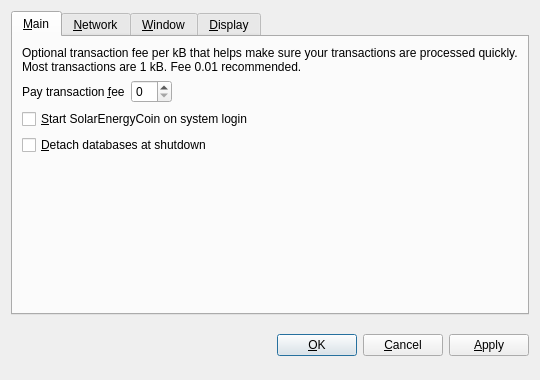
<?xml version="1.0" encoding="UTF-8"?>
<ui version="4.0">
 <class>OptionsDialog</class>
 <widget class="QDialog" name="OptionsDialog">
  <property name="geometry">
   <rect>
    <x>0</x>
    <y>0</y>
    <width>540</width>
    <height>380</height>
   </rect>
  </property>
  <property name="windowTitle">
   <string>Options</string>
  </property>
  <property name="modal">
   <bool>true</bool>
  </property>
  <layout class="QVBoxLayout" name="verticalLayout">
   <item>
    <widget class="QTabWidget" name="tabWidget">
     <property name="tabPosition">
      <enum>QTabWidget::North</enum>
     </property>
     <property name="currentIndex">
      <number>0</number>
     </property>
     <widget class="QWidget" name="tabMain">
      <attribute name="title">
       <string>&amp;Main</string>
      </attribute>
      <layout class="QVBoxLayout" name="verticalLayout_Main">
       <item>
        <widget class="QLabel" name="transactionFeeInfoLabel">
         <property name="text">
          <string>Optional transaction fee per kB that helps make sure your transactions are processed quickly. Most transactions are 1 kB. Fee 0.01 recommended.</string>
         </property>
         <property name="textFormat">
          <enum>Qt::PlainText</enum>
         </property>
         <property name="wordWrap">
          <bool>true</bool>
         </property>
        </widget>
       </item>
       <item>
        <layout class="QHBoxLayout" name="horizontalLayout_Main">
         <item>
          <widget class="QLabel" name="transactionFeeLabel">
           <property name="text">
            <string>Pay transaction &amp;fee</string>
           </property>
           <property name="textFormat">
            <enum>Qt::PlainText</enum>
           </property>
           <property name="buddy">
            <cstring>transactionFee</cstring>
           </property>
          </widget>
         </item>
         <item>
          <widget class="BitcoinAmountField" name="transactionFee"/>
         </item>
         <item>
          <spacer name="horizontalSpacer_Main">
           <property name="orientation">
            <enum>Qt::Horizontal</enum>
           </property>
           <property name="sizeHint" stdset="0">
            <size>
             <width>40</width>
             <height>20</height>
            </size>
           </property>
          </spacer>
         </item>
        </layout>
       </item>
       <item>
        <widget class="QCheckBox" name="bitcoinAtStartup">
         <property name="toolTip">
          <string>Automatically start SolarEnergyCoin after logging in to the system.</string>
         </property>
         <property name="text">
          <string>&amp;Start SolarEnergyCoin on system login</string>
         </property>
        </widget>
       </item>
       <item>
        <widget class="QCheckBox" name="detachDatabases">
         <property name="toolTip">
          <string>Detach block and address databases at shutdown. This means they can be moved to another data directory, but it slows down shutdown. The wallet is always detached.</string>
         </property>
         <property name="text">
          <string>&amp;Detach databases at shutdown</string>
         </property>
        </widget>
       </item>
       <item>
        <spacer name="verticalSpacer_Main">
         <property name="orientation">
          <enum>Qt::Vertical</enum>
         </property>
         <property name="sizeHint" stdset="0">
          <size>
           <width>20</width>
           <height>40</height>
          </size>
         </property>
        </spacer>
       </item>
      </layout>
     </widget>
     <widget class="QWidget" name="tabNetwork">
      <attribute name="title">
       <string>&amp;Network</string>
      </attribute>
      <layout class="QVBoxLayout" name="verticalLayout_Network">
       <item>
        <widget class="QCheckBox" name="mapPortUpnp">
         <property name="toolTip">
          <string>Automatically open the SolarEnergyCoin client port on the router. This only works when your router supports UPnP and it is enabled.</string>
         </property>
         <property name="text">
          <string>Map port using &amp;UPnP</string>
         </property>
        </widget>
       </item>
       <item>
        <widget class="QCheckBox" name="connectSocks">
         <property name="toolTip">
          <string>Connect to the SolarEnergyCoin network through a SOCKS proxy (e.g. when connecting through Tor).</string>
         </property>
         <property name="text">
          <string>&amp;Connect through SOCKS proxy:</string>
         </property>
        </widget>
       </item>
       <item>
        <layout class="QHBoxLayout" name="horizontalLayout_Network">
         <item>
          <widget class="QLabel" name="proxyIpLabel">
           <property name="text">
            <string>Proxy &amp;IP:</string>
           </property>
           <property name="textFormat">
            <enum>Qt::PlainText</enum>
           </property>
           <property name="buddy">
            <cstring>proxyIp</cstring>
           </property>
          </widget>
         </item>
         <item>
          <widget class="QValidatedLineEdit" name="proxyIp">
           <property name="maximumSize">
            <size>
             <width>140</width>
             <height>16777215</height>
            </size>
           </property>
           <property name="toolTip">
            <string>IP address of the proxy (e.g. 127.0.0.1)</string>
           </property>
          </widget>
         </item>
         <item>
          <widget class="QLabel" name="proxyPortLabel">
           <property name="text">
            <string>&amp;Port:</string>
           </property>
           <property name="textFormat">
            <enum>Qt::PlainText</enum>
           </property>
           <property name="buddy">
            <cstring>proxyPort</cstring>
           </property>
          </widget>
         </item>
         <item>
          <widget class="QLineEdit" name="proxyPort">
           <property name="maximumSize">
            <size>
             <width>55</width>
             <height>16777215</height>
            </size>
           </property>
           <property name="toolTip">
            <string>Port of the proxy (e.g. 9050)</string>
           </property>
          </widget>
         </item>
         <item>
          <widget class="QLabel" name="socksVersionLabel">
           <property name="text">
            <string>SOCKS &amp;Version:</string>
           </property>
           <property name="textFormat">
            <enum>Qt::PlainText</enum>
           </property>
           <property name="buddy">
            <cstring>socksVersion</cstring>
           </property>
          </widget>
         </item>
         <item>
          <widget class="QValueComboBox" name="socksVersion">
           <property name="toolTip">
            <string>SOCKS version of the proxy (e.g. 5)</string>
           </property>
          </widget>
         </item>
         <item>
          <spacer name="horizontalSpacer_Network">
           <property name="orientation">
            <enum>Qt::Horizontal</enum>
           </property>
           <property name="sizeHint" stdset="0">
            <size>
             <width>40</width>
             <height>20</height>
            </size>
           </property>
          </spacer>
         </item>
        </layout>
       </item>
       <item>
        <spacer name="verticalSpacer_Network">
         <property name="orientation">
          <enum>Qt::Vertical</enum>
         </property>
         <property name="sizeHint" stdset="0">
          <size>
           <width>20</width>
           <height>40</height>
          </size>
         </property>
        </spacer>
       </item>
      </layout>
     </widget>
     <widget class="QWidget" name="tabWindow">
      <attribute name="title">
       <string>&amp;Window</string>
      </attribute>
      <layout class="QVBoxLayout" name="verticalLayout_Window">
       <item>
        <widget class="QCheckBox" name="minimizeToTray">
         <property name="toolTip">
          <string>Show only a tray icon after minimizing the window.</string>
         </property>
         <property name="text">
          <string>&amp;Minimize to the tray instead of the taskbar</string>
         </property>
        </widget>
       </item>
       <item>
        <widget class="QCheckBox" name="minimizeOnClose">
         <property name="toolTip">
          <string>Minimize instead of exit the application when the window is closed. When this option is enabled, the application will be closed only after selecting Quit in the menu.</string>
         </property>
         <property name="text">
          <string>M&amp;inimize on close</string>
         </property>
        </widget>
       </item>
       <item>
        <spacer name="verticalSpacer_Window">
         <property name="orientation">
          <enum>Qt::Vertical</enum>
         </property>
         <property name="sizeHint" stdset="0">
          <size>
           <width>20</width>
           <height>40</height>
          </size>
         </property>
        </spacer>
       </item>
      </layout>
     </widget>
     <widget class="QWidget" name="tabDisplay">
      <attribute name="title">
       <string>&amp;Display</string>
      </attribute>
      <layout class="QVBoxLayout" name="verticalLayout_Display">
       <item>
        <layout class="QHBoxLayout" name="horizontalLayout_1_Display">
         <item>
          <widget class="QLabel" name="langLabel">
           <property name="text">
            <string>User Interface &amp;language:</string>
           </property>
           <property name="textFormat">
            <enum>Qt::PlainText</enum>
           </property>
           <property name="buddy">
            <cstring>lang</cstring>
           </property>
          </widget>
         </item>
         <item>
          <widget class="QValueComboBox" name="lang">
           <property name="toolTip">
            <string>The user interface language can be set here. This setting will take effect after restarting SolarEnergyCoin.</string>
           </property>
          </widget>
         </item>
        </layout>
       </item>
       <item>
        <layout class="QHBoxLayout" name="horizontalLayout_2_Display">
         <item>
          <widget class="QLabel" name="unitLabel">
           <property name="text">
            <string>&amp;Unit to show amounts in:</string>
           </property>
           <property name="textFormat">
            <enum>Qt::PlainText</enum>
           </property>
           <property name="buddy">
            <cstring>unit</cstring>
           </property>
          </widget>
         </item>
         <item>
          <widget class="QValueComboBox" name="unit">
           <property name="toolTip">
            <string>Choose the default subdivision unit to show in the interface and when sending coins.</string>
           </property>
          </widget>
         </item>
        </layout>
       </item>
       <item>
        <widget class="QCheckBox" name="displayAddresses">
         <property name="toolTip">
          <string>Whether to show SolarEnergyCoin addresses in the transaction list or not.</string>
         </property>
         <property name="text">
          <string>&amp;Display addresses in transaction list</string>
         </property>
        </widget>
       </item>
       <item>
        <widget class="QCheckBox" name="coinControlFeatures">
         <property name="toolTip">
          <string>Whether to show coin control features or not.</string>
         </property>
         <property name="text">
          <string>Display coin &amp;control features (experts only!)</string>
         </property>
        </widget>
       </item>
       <item>
        <spacer name="verticalSpacer_Display">
         <property name="orientation">
          <enum>Qt::Vertical</enum>
         </property>
         <property name="sizeHint" stdset="0">
          <size>
           <width>20</width>
           <height>40</height>
          </size>
         </property>
        </spacer>
       </item>
      </layout>
     </widget>
    </widget>
   </item>
   <item>
    <layout class="QHBoxLayout" name="horizontalLayout_Buttons">
     <item>
      <spacer name="horizontalSpacer_1">
       <property name="orientation">
        <enum>Qt::Horizontal</enum>
       </property>
       <property name="sizeHint" stdset="0">
        <size>
         <width>40</width>
         <height>48</height>
        </size>
       </property>
      </spacer>
     </item>
     <item>
      <widget class="QLabel" name="statusLabel">
       <property name="font">
        <font>
         <weight>75</weight>
         <bold>true</bold>
        </font>
       </property>
       <property name="text">
        <string/>
       </property>
       <property name="textFormat">
        <enum>Qt::PlainText</enum>
       </property>
       <property name="wordWrap">
        <bool>true</bool>
       </property>
      </widget>
     </item>
     <item>
      <spacer name="horizontalSpacer_2">
       <property name="orientation">
        <enum>Qt::Horizontal</enum>
       </property>
       <property name="sizeHint" stdset="0">
        <size>
         <width>40</width>
         <height>48</height>
        </size>
       </property>
      </spacer>
     </item>
     <item>
      <widget class="QPushButton" name="okButton">
       <property name="text">
        <string>&amp;OK</string>
       </property>
      </widget>
     </item>
     <item>
      <widget class="QPushButton" name="cancelButton">
       <property name="text">
        <string>&amp;Cancel</string>
       </property>
       <property name="autoDefault">
        <bool>false</bool>
       </property>
      </widget>
     </item>
     <item>
      <widget class="QPushButton" name="applyButton">
       <property name="text">
        <string>&amp;Apply</string>
       </property>
       <property name="autoDefault">
        <bool>false</bool>
       </property>
      </widget>
     </item>
    </layout>
   </item>
  </layout>
 </widget>
 <customwidgets>
  <customwidget>
   <class>BitcoinAmountField</class>
   <extends>QSpinBox</extends>
   <header>bitcoinamountfield.h</header>
  </customwidget>
  <customwidget>
   <class>QValueComboBox</class>
   <extends>QComboBox</extends>
   <header>qvaluecombobox.h</header>
  </customwidget>
  <customwidget>
   <class>QValidatedLineEdit</class>
   <extends>QLineEdit</extends>
   <header>qvalidatedlineedit.h</header>
  </customwidget>
 </customwidgets>
 <resources/>
 <connections/>
</ui>
